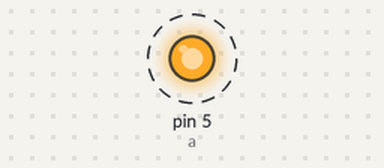
Bench run of a sketch on a simulated Arduino Uno, built with avr-gcc and run on an emulated ATmega328P. On the bench: output pins drawn as LEDs (lit = HIGH). Dashed ring = blinking.

Above: at 4.1 s.
Timing chart, 0 to 8.2 s (numbered marks = the images above):
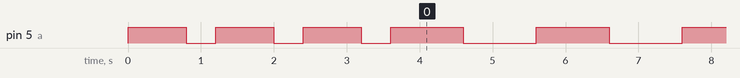

Measured:
- by itself, pin 5 (a): repeats every 1.2 s: HIGH 0.80 s, LOW 0.40 s

The sketch:

Homework03_Problem01.ino
```cpp
int a=5;//what port will be given power.
void setup() {
  // put your setup code here, to run once:
  pinMode(a, OUTPUT);
  for(int i=0;i<3;i++)
  {
    digitalWrite(a, HIGH);    // turn the LED on (HIGH is the voltage level)
    delay(800);              // wait
    digitalWrite(a, LOW);     // turn the LED off by making the voltage LOW
    delay(400);               // wait
  }
}
void loop(){
  digitalWrite(a, HIGH);    // turn the LED on (HIGH is the voltage level)
  delay(1000);              // wait
  digitalWrite(a, LOW);     // turn the LED off by making the voltage LOW
  delay(1000);              // wait
}
```
